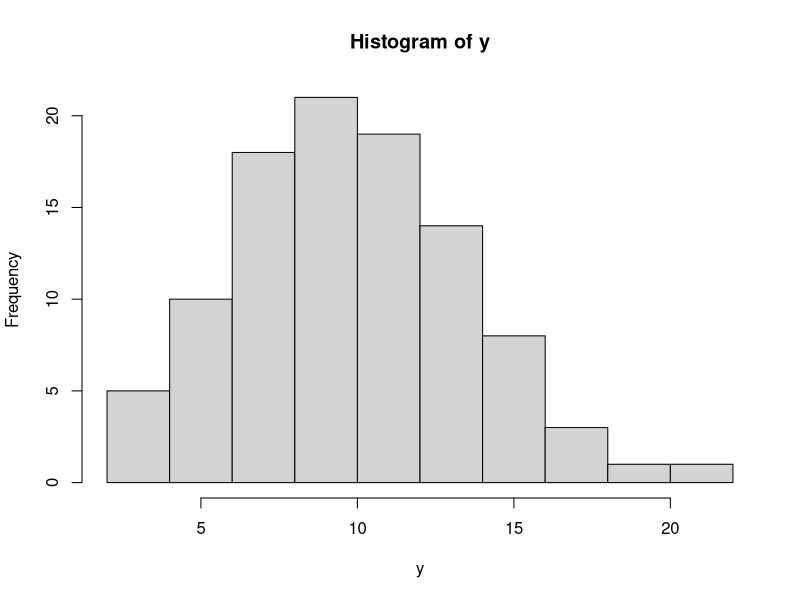

Source code (R):
x <- 2
v <- 10

# 4.a
P_X <- dchisq(x, v)
print(P_X)

# 4.b
set.seed(0)
x <- 1:100
y <- rchisq(x, 10)

hist(y)

# 4.c
data_mean <- v
print(data_mean)

data_variance <- 2*v
print(data_variance)